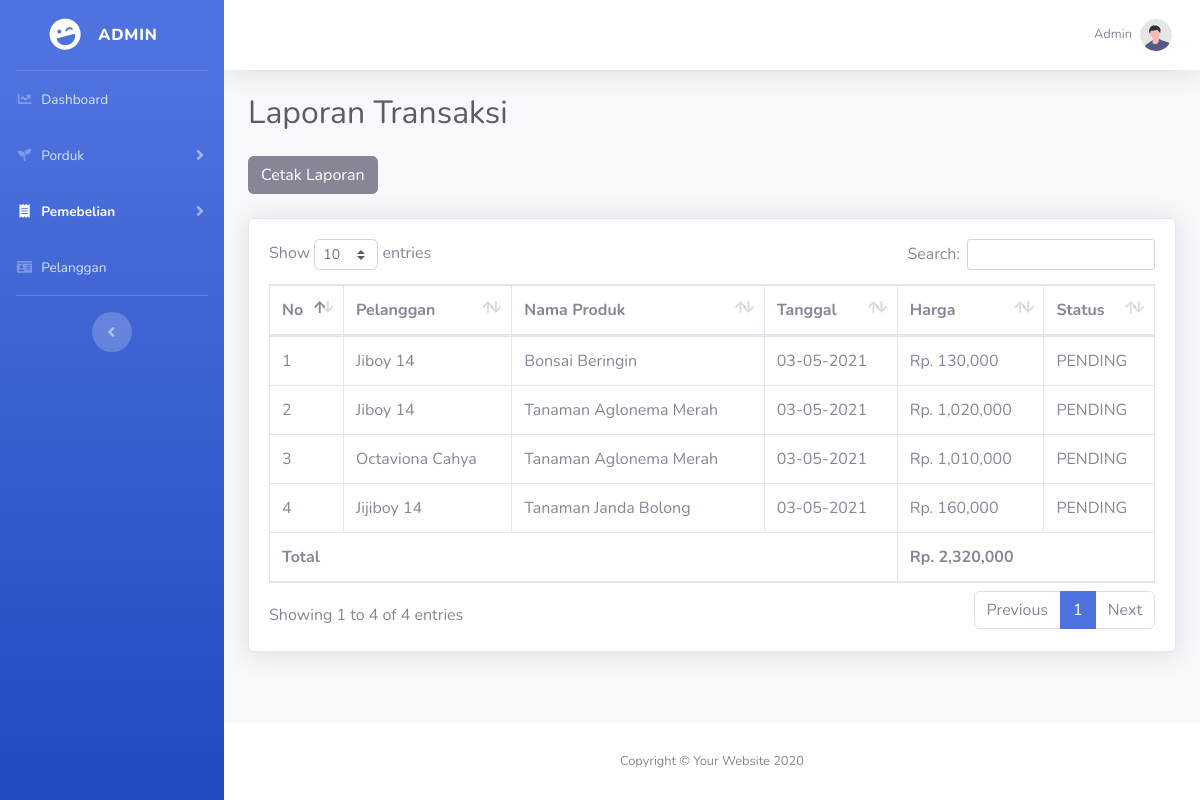
Page /admin/laporan_pembelian.php on the committed database.
### tables this page shows
CREATE TABLE `pembelian` (
  `id_pembelian` int(5) NOT NULL,
  `id_pelanggan` int(5) NOT NULL,
  `id_ongkir` int(5) NOT NULL,
  `tanggal_pembelian` date NOT NULL,
  `total_pembelian` int(11) NOT NULL,
  `nama_kota` varchar(100) NOT NULL,
  `kode_pos` int(7) NOT NULL,
  `tarif` int(5) NOT NULL,
  `alamat_pengiriman` varchar(100) NOT NULL,
  `email` varchar(30) NOT NULL,
  `telpon` varchar(20) NOT NULL,
  `status_pembelian` varchar(20) NOT NULL DEFAULT 'PENDING',
  `resi_pengiriman` varchar(20) NOT NULL
);

CREATE TABLE `pelanggan` (
  `id_pelanggan` int(5) NOT NULL,
  `email_pelanggan` varchar(30) NOT NULL,
  `password_pelanggan` varchar(255) NOT NULL,
  `nama_pelanggan` varchar(50) NOT NULL,
  `telpon_pelanggan` varchar(20) NOT NULL
);

CREATE TABLE `pembelian_produk` (
  `id_pembelian_produk` int(5) NOT NULL,
  `id_pembelian` int(5) NOT NULL,
  `id_produk` int(5) NOT NULL,
  `jumlah_produk` int(3) NOT NULL,
  `nama` varchar(100) NOT NULL,
  `harga` int(9) NOT NULL,
  `berat` int(3) NOT NULL,
  `subharga` int(10) NOT NULL
);

### admin/data_laporan_seluruh.php (the view)
<?php include '../koneksi1.php';?>
<?php
$semuadata=array();
$ambil = $koneksi1->query("SELECT * FROM pembelian pm LEFT JOIN pelanggan pl ON
        pm.id_pelanggan=pl.id_pelanggan LEFT JOIN pembelian_produk pp ON pm.id_pembelian=pp.id_pembelian");
        while($pecah = $ambil->fetch_assoc()){
            $semuadata[] = $pecah;
        } ?>
<div class="card shadow mb-4">
    <div class="card-body">
        <div class="table-responsive">
        <table class="table table-bordered" id="dataTable" width="100%" cellspacing="0">
                <thead>
                    <tr>
                        <th>No</th>
                        <th>Pelanggan</th>
                        <th>Nama Produk</th>
                        <th>Tanggal</th>
                        <th>Harga</th>
                        <th>Status</th>
                    </tr>
                </thead>
                <tbody>
                <?php $total=0;?>
                <?php foreach ($semuadata as $key => $value): ?>
                <?php $tanggal = $value['tanggal_pembelian'];?>
                <?php $total+=$value['total_pembelian'];?>
                    <tr>
                        <td><?php echo $key+1;?></td>
                        <td><?php echo $value["nama_pelanggan"];?></td>
                        <td><?php echo $value["nama"];?></td>
                        <td><?php echo date('d-m-Y',strtotime($tanggal)); ?></td>
                        <td>Rp. <?php echo number_format ($value["total_pembelian"]);?></td>
                        <td><?php echo $value["status_pembelian"];?></td>
                    </tr>
                <?php endforeach?>
                </tbody>
                <tfoot>
                <tr>
                    <th colspan="4">Total</th>
                    <th colspan="2">Rp. <?php echo number_format($total)?></th>
                </tr>
                </tfoot>
            </table>
        </div>
    </div>
</div>

### rows in the picture
pembelian: id_pelanggan.nama_pelanggan "Jiboy 14", pembelian_produk.nama "Bonsai Beringin", tanggal_pembelian "03-05-2021", total_pembelian "130,000", status_pembelian "PENDING"
pembelian: id_pelanggan.nama_pelanggan "Jiboy 14", pembelian_produk.nama "Tanaman Aglonema Merah", tanggal_pembelian "03-05-2021", total_pembelian "1,020,000", status_pembelian "PENDING"
pembelian: id_pelanggan.nama_pelanggan "Octaviona Cahya", pembelian_produk.nama "Tanaman Aglonema Merah", tanggal_pembelian "03-05-2021", total_pembelian "1,010,000", status_pembelian "PENDING"
pembelian: id_pelanggan.nama_pelanggan "Jijiboy 14", pembelian_produk.nama "Tanaman Janda Bolong", tanggal_pembelian "03-05-2021", total_pembelian "160,000", status_pembelian "PENDING"

### other values in the picture
$total "2,320,000"
